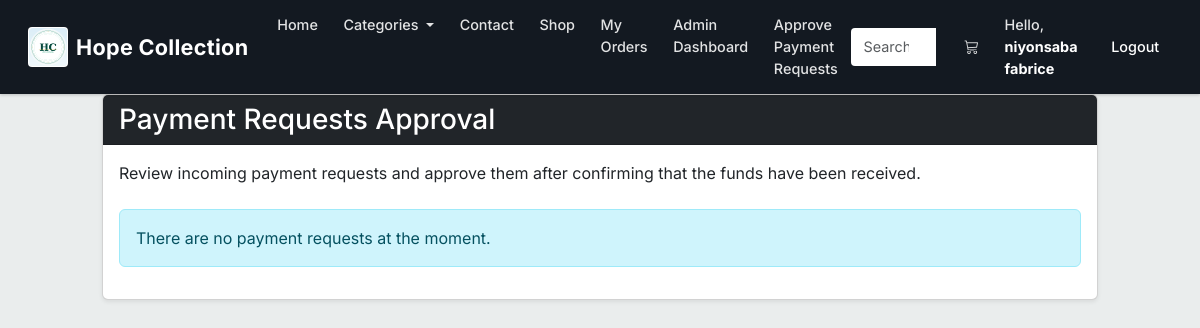
The app's page /admin/top-up-requests (signed in), older data.
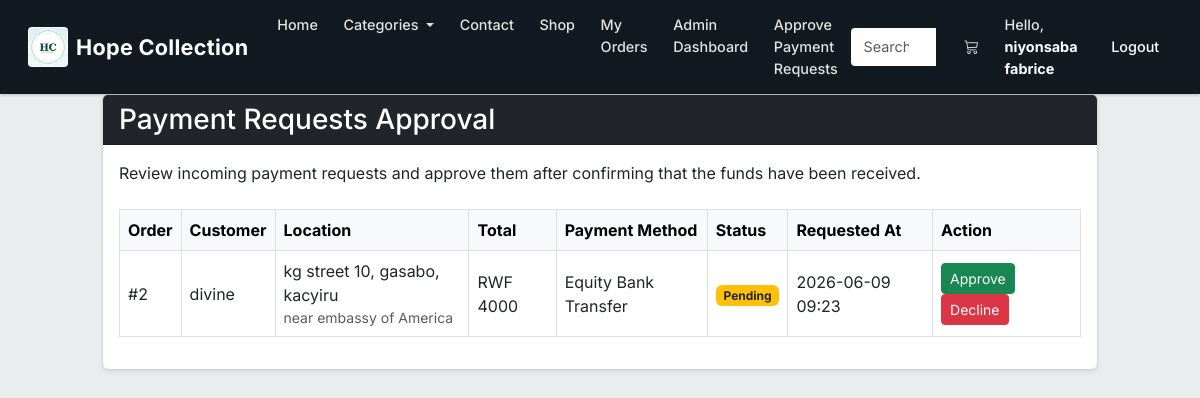
The same page, newer data.
### market/models.py (models this page shows, shortened)
class Order(db.Model):
    __tablename__ = 'orders'
    id             = db.Column(db.Integer, primary_key=True)
    user_id        = db.Column(db.Integer, db.ForeignKey('user.id'), nullable=False)
    total_price    = db.Column(db.Integer, nullable=False)
    payment_method = db.Column(db.String(20), nullable=False)
    sector         = db.Column(db.String(100), nullable=False)
    district       = db.Column(db.String(100), nullable=False)
    street         = db.Column(db.String(100), nullable=False)
    location_note  = db.Column(db.String(255), nullable=True)
    status         = db.Column(db.String(20), nullable=False, default='pending')  # pending | approved | completed | cancelled
    created_at     = db.Column(db.DateTime, nullable=False, default=lambda: datetime.now(timezone.utc))  # ✅ FIXED: utcnow() deprecated
    approved_at    = db.Column(db.DateTime)
    approver_id    = db.Column(db.Integer, db.ForeignKey('user.id'))
    user     = db.relationship('User', foreign_keys=[user_id],     backref='orders')
    approver = db.relationship('User', foreign_keys=[approver_id], backref='approved_orders')
    order_items = db.relationship('OrderItem', backref='order', lazy=True, cascade="all, delete-orphan")

class User(db.Model, UserMixin):  # ✅ FIXED: only ONE User class (merged both into this one)
    __tablename__ = 'user'
    id               = db.Column(db.Integer, primary_key=True)
    username         = db.Column(db.String(100), nullable=False, unique=True)
    email_address    = db.Column(db.String(120), nullable=False, unique=True)
    password_hash    = db.Column(db.String(200), nullable=False)
    budget           = db.Column(db.Integer, nullable=False, default=1000)
    is_admin         = db.Column(db.Boolean, default=False)
    created_at       = db.Column(db.DateTime, default=lambda: datetime.now(timezone.utc))
    top_up_requests  = db.relationship(
                            'TopUpRequest',
                            backref='requester',           # ✅ FIXED: renamed backref to avoid clash with Transaction backref 'user'
                            lazy=True,
                            foreign_keys='TopUpRequest.user_id'
                        )
    transactions     = db.relationship('Transaction', backref='user', lazy=True)  # ✅ FIXED: moved here from duplicate class
    @property
    def password(self):
        raise AttributeError('Password is not a readable attribute!')

### market/routes.py (the view)
@app.route('/admin/top-up-requests')
@login_required
def top_up_requests():
    if not is_site_owner():
        flash('Admin access only', category='danger')
        return redirect(url_for('market_page'))
    orders = Order.query.filter_by(status='pending').order_by(Order.created_at.desc()).all()
    return render_template('top_up_requests.html', orders=orders)

### market/models.py (called while the page is built)
@login_manager.user_loader
def load_user(user_id):
    return db.session.get(User, int(user_id))  # ✅ FIXED: replaced deprecated User.query.get()

### market/routes.py (called while the page is built)
def is_site_owner():
    return current_user.is_authenticated and (current_user.is_admin or current_user.email_address == 'niyonsabafabrice03@gmail.com')

### market/templates/top_up_requests.html (shortened to what the changed rows need)
{% extends "base.html" %}
{% block content %}
<div class="row justify-content-center">
    <div class="col-md-10">
        <div class="card shadow-sm">
        <div class="card-body">
            <p class="mb-4">Review incoming payment requests and approve them after confirming that the funds have been received.</p>
                {% if orders %}
                <div class="table-responsive">
                    <table class="table table-bordered table-hover align-middle">
                        <thead class="table-light">
                            <tr>
                                <th>Order</th>
                                <th>Customer</th>
                                <th>Location</th>
                                <th>Total</th>
                                <th>Payment Method</th>
                                <th>Status</th>
                                <th>Requested At</th>
                                <th>Action</th>
                            </tr>
                        </thead>
                        <tbody>
                            {% for order in orders %}
                            <tr>
                                <td>#{{ order.id }}</td>
                                <td>{{ order.user.username }}</td>
                                <td>
                                    {{ order.street }}, {{ order.district }}, {{ order.sector }}
                                    {% if order.location_note %}
                                    <div class="text-muted small">{{ order.location_note }}</div>
                                    {% endif %}
                                </td>
                                <td>RWF {{ order.total_price }}</td>
                                <td>
                                    {% if order.payment_method == 'mtn' %}
                                        MTN Mobile Money
                                    {% elif order.payment_method == 'equity' %}
                                        Equity Bank Transfer
                                    {% else %}
                                        Wallet Balance
                                    {% endif %}
                                </td>
                                <td>
                                    {% if order.status == 'pending' %}
                                        <span class="badge bg-warning text-dark">Pending</span>
                                    {% elif order.status == 'approved' %}
                                        <span class="badge bg-success">Approved</span>
                                    {% elif order.status == 'completed' %}
                                        <span class="badge bg-primary">Completed</span>
                                    {% else %}
                                        <span class="badge bg-danger">Cancelled</span>
                                    {% endif %}
                                </td>
                                <td>{{ order.created_at.strftime('%Y-%m-%d %H:%M') }}</td>
                                <td>
                                    {% if order.status == 'pending' %}
                                    <a href="{{ url_for('manage_top_up_request', order_id=order.id, action='approve') }}" class="btn btn-sm btn-success me-1">Approve</a>
                                    <a href="{{ url_for('manage_top_up_request', order_id=order.id, action='decline') }}" class="btn btn-sm btn-danger">Decline</a>
                                    {% else %}
                                    <span class="text-muted">No actions</span>
                                    {% endif %}
                                </td>
                            </tr>
                            {% endfor %}
                        </tbody>
                    </table>
                </div>
                {% else %}
                <div class="alert alert-info" role="alert">
                    There are no payment requests at the moment.
                </div>
                {% endif %}
            </div>
        </div>
    </div>
</div>
{% endblock %}

Row changes from the older to the newer data that the page shows:
added Order: id "2", user.username "divine", street "kg street 10", district "gasabo", sector "kacyiru", location_note "near embassy of America", total_price "4000", payment_method "Equity Bank Transfer", status "Pending", created_at "2026-06-09 09:23"
Text that changed along with them:
text no longer shown: "There are no payment requests at the moment."
text now shown: "Order Customer Location Total Payment Method Status Requested At Action"
